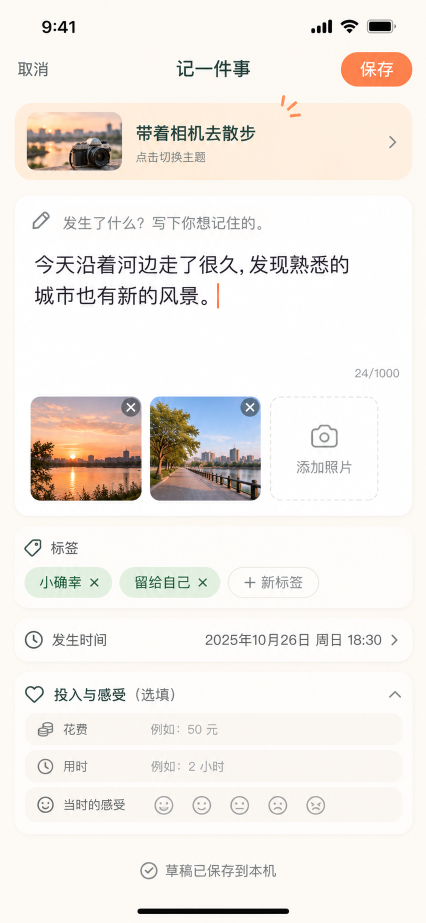
#> input picture design/record-edit.png, 852 x 1846 px (shown at 1/2 size)
$ python extract_edit_assets.py ../design/record-edit.png
#> lines starting #> are read from the running program, lines starting #| are printed output that depends on the picture
"""从记录编辑页设计稿切图。用法: python3 tools/extract_edit_assets.py design/record-edit.png"""
import sys
from PIL import Image
import numpy as np

src = Image.open(sys.argv[1]).convert('RGB')
#> src is the input picture: PIL image 852x1846 RGB; mean R, G, B 241, 236.3, 231.6
OUT = 'src/static/img/'

def photo_without_badge(name, box, badge_center, r=29):
    """切出照片，并用左侧相邻的天空把右上角的删除按钮盖掉（按钮由页面重新绘制）"""
#> called with name = 'draft-1.jpg', box = (62, 794, 282, 1000), badge_center = (262, 814), r = 29
    a = np.array(src).astype(float)
    cx, cy = badge_center
    yy, xx = np.mgrid[cy - r:cy + r + 1, cx - r:cx + r + 1]
    mask = (xx - cx) ** 2 + (yy - cy) ** 2 <= r * r
    shift = 2 * r + 6
    patch = a[cy - r:cy + r + 1, cx - r - shift:cx + r + 1 - shift]
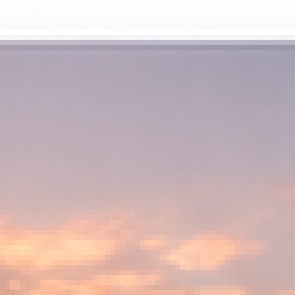
#> patch: shape (59, 59, 3) float64 (shown 5 times larger); mean R, G, B 207.3, 186.2, 187.6
    region = a[cy - r:cy + r + 1, cx - r:cx + r + 1]
    region[mask] = patch[mask]
    Image.fromarray(a.astype('uint8')).crop(box).save(OUT + name, quality=92)
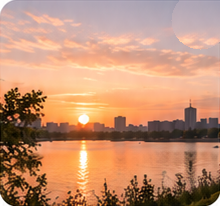
#> saved as draft-1.jpg: PIL image 220x206 RGB; mean R, G, B 194.1, 144.3, 115.3

photo_without_badge('draft-1.jpg', (62, 794, 282, 1000), (262, 814))
photo_without_badge('draft-2.jpg', (301, 794, 520, 1000), (500, 814))
#> call 2 of photo_without_badge, with name = 'draft-2.jpg', box = (301, 794, 520, 1000), badge_center = (500, 814), r = 29
#> in photo_without_badge (call 2), `region[mask] = patch[mask]`:
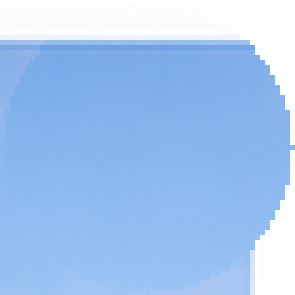
#> region: shape (59, 59, 3) float64 (shown 5 times larger); mean R, G, B 161.5, 197.2, 241.3
#> in photo_without_badge (call 2), `Image.fromarray(a.astype('uint8')).crop(box).save(OUT + name, quality=..`:
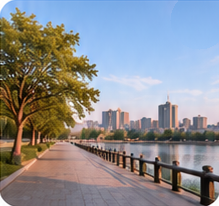
#> saved as draft-2.jpg: PIL image 219x206 RGB; mean R, G, B 139.7, 140.8, 144.6

# 主题卡片上方的橙色小装饰：一半压在米色底、一半压在浅橙卡片上，按“橙色程度”抠图
x0, y0, x1, y1 = 556, 186, 610, 240
a = np.array(src.crop((x0, y0, x1, y1))).astype(float)
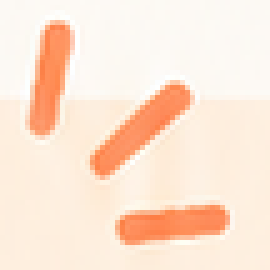
#> a: shape (54, 54, 3) float64 (shown 5 times larger); mean R, G, B 253.2, 229.3, 211.8
alpha = np.clip((a[..., 0] - a[..., 2] - 55) / 70, 0, 1)
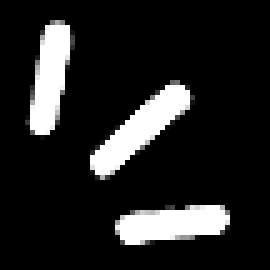
#> alpha: shape (54, 54) float64 (shown 5 times larger); min 0, max 1, mean 0.137
rgba = np.dstack([np.full(alpha.shape, 251), np.full(alpha.shape, 136), np.full(alpha.shape, 84), alpha * 255])
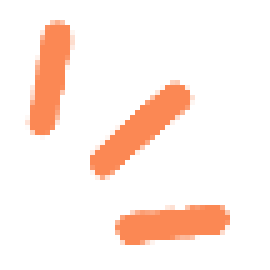
#> rgba: shape (54, 54, 4) float64 (shown 5 times larger); mean of channels 0, 1, 2, 3 251, 136, 84, 35; transparent parts drawn white
Image.fromarray(rgba.astype('uint8')).save(OUT + 'edit-spark.png')

$ run again, with design/home.png copied over design/record-edit.png
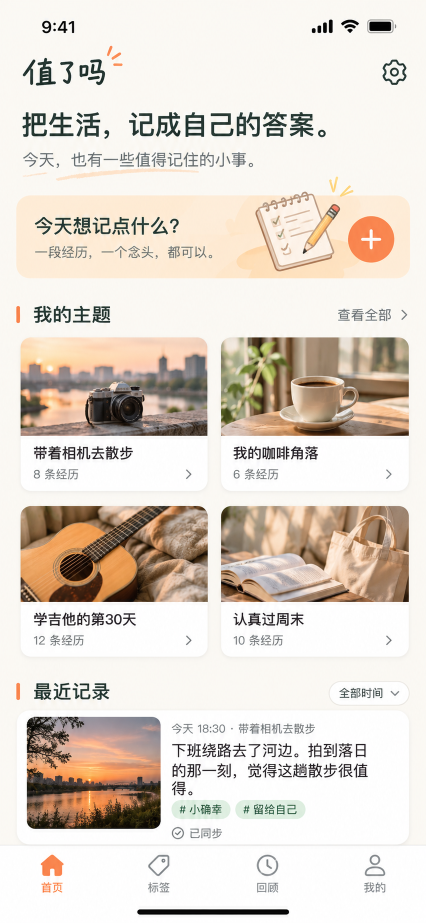
#> input picture design/home.png, 852 x 1846 px (shown at 1/2 size)
#> src is the input picture: PIL image 852x1846 RGB; mean R, G, B 224.7, 215.5, 205.8
#> in photo_without_badge (call 2), `Image.fromarray(a.astype('uint8')).crop(box).save(OUT + name, quality=..`:
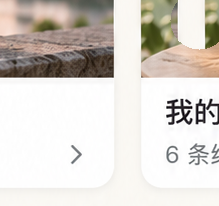
#> saved as draft-2.jpg: PIL image 219x206 RGB; mean R, G, B 217.5, 212.4, 206.2
#> `a = np.array(src.crop((x0, y0, x1, y1))).astype(float)`:
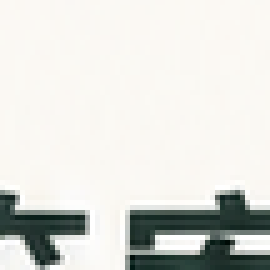
#> a: shape (54, 54, 3) float64 (shown 5 times larger); mean R, G, B 220.2, 221.1, 216.3
#> alpha: shape (54, 54) float64; every value is 0

$ run again, with design/mock-settings.png copied over design/record-edit.png
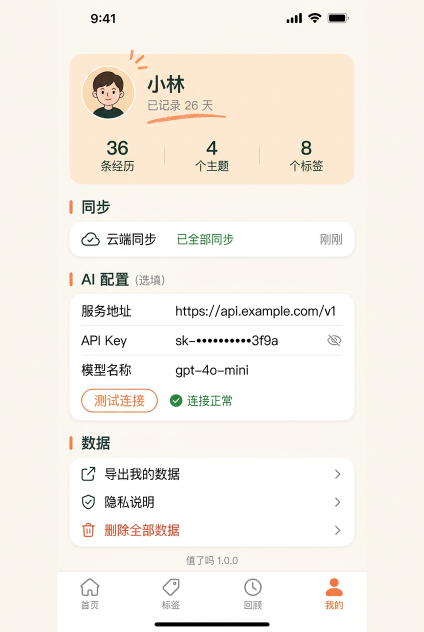
#> input picture design/mock-settings.png, 848 x 1264 px (shown at 1/2 size)
#> src is the input picture: PIL image 848x1264 RGB; mean R, G, B 245.9, 241, 233
#> in photo_without_badge (call 2), `Image.fromarray(a.astype('uint8')).crop(box).save(OUT + name, quality=..`:
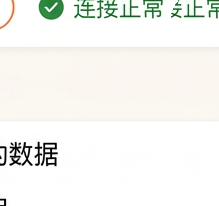
#> saved as draft-2.jpg: PIL image 219x206 RGB; mean R, G, B 244, 244.7, 240.4
#> `a = np.array(src.crop((x0, y0, x1, y1))).astype(float)`:
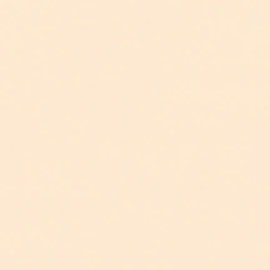
#> a: shape (54, 54, 3) float64 (shown 5 times larger); mean R, G, B 253, 233, 209
#> alpha: shape (54, 54) float64; every value is 0
